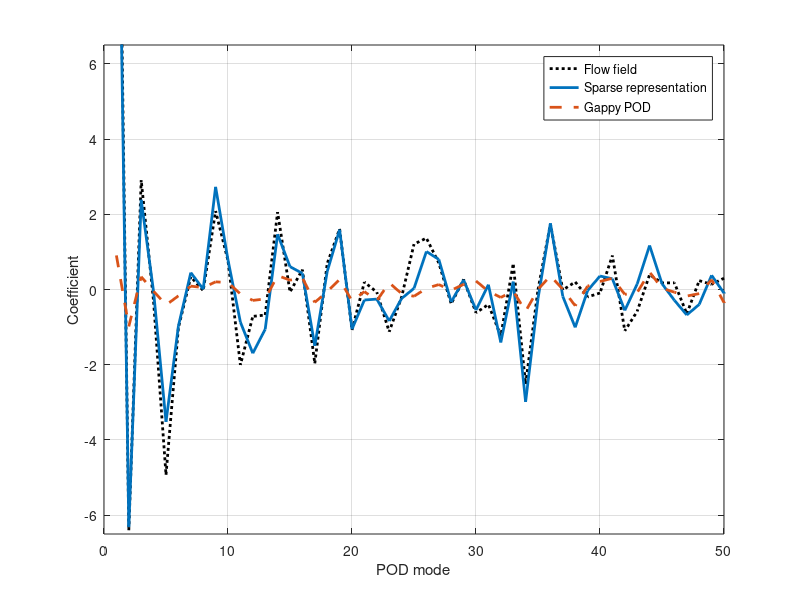

Reproduce this figure in MATLAB. (Note: this script raises an error after producing the figure.)
%% Plot estimated POD coefficients for downsampled reconstruction of the mixing layer

load('output/mixing-layer/pod_coeffs.mat')


figure()
plot(alpha, 'k:', 'LineWidth', 2); hold on   % Actual coefficients from projecting test field
plot(alpha_hat, '-', 'LineWidth', 2);  % Coefficients by projecting sparse approximation
plot(alpha_pod, '--', 'LineWidth', 2);  % Coefficients estimated by direct L2 regression

xlim([0, 50])
grid on;
xlabel('POD mode')
ylabel('Coefficient')
legend('Flow field', 'Sparse representation', 'Gappy POD')
ylim([-6.5, 6.5])

set(gcf, 'Position', [300 300 800 300])

%%
if SAVE_FIGS
    saveas(gcf, 'figs/FIG8.svg')
end